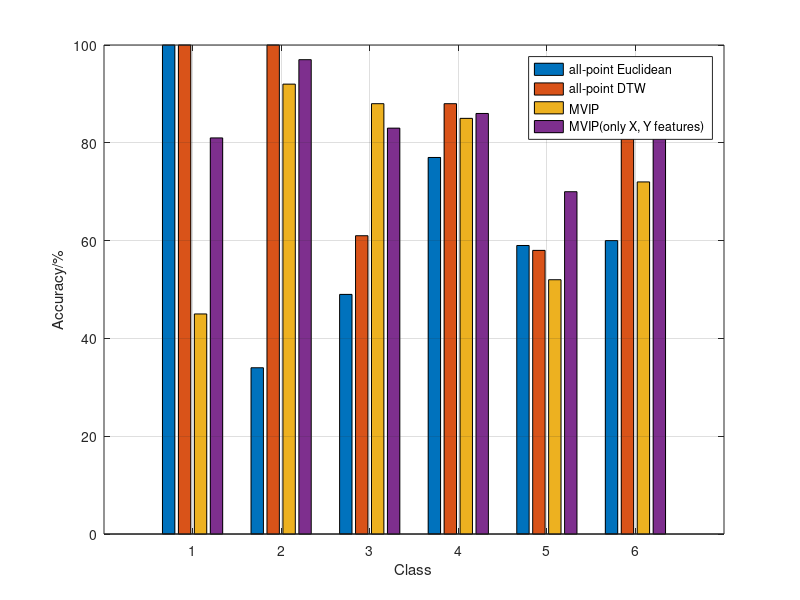

Here is the MATLAB script that generated this plot:
y=[100,100,45,81;34,100,92,97;49,61,88,83;77,88,85,86;59,58,52,70;60,84,72,84;];
   b=bar(y);
   grid on;
   legend('all-point Euclidean','all-point DTW','MVIP','MVIP(only X, Y features)');
   xlabel('Class');
   ylabel('Accuracy/%');